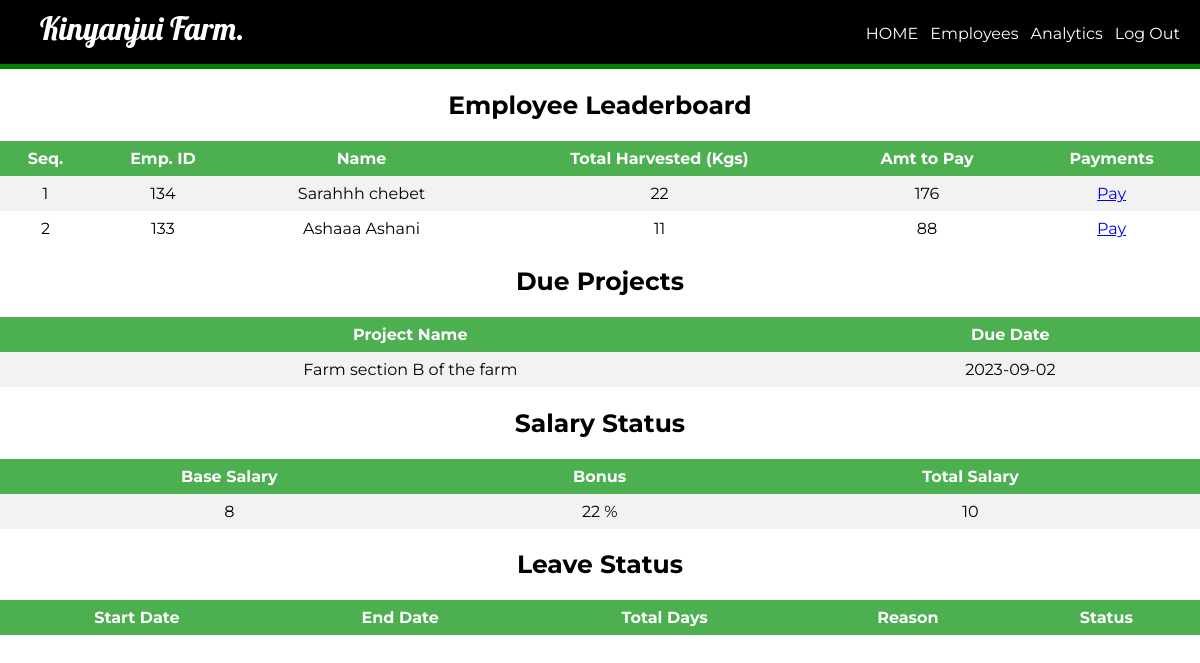
The app's page /eloginwel.php?id=134 with its own data.
### tables this page shows
CREATE TABLE `rank` (
  `eid` int(11) NOT NULL,
  `points` int(11) DEFAULT 0
);

CREATE TABLE `employee` (
  `id` int(11) NOT NULL,
  `firstName` varchar(100) NOT NULL,
  `lastName` varchar(100) NOT NULL,
  `email` varchar(100) NOT NULL,
  `password` text NOT NULL,
  `birthday` date NOT NULL,
  `gender` varchar(10) NOT NULL,
  `contact` varchar(20) NOT NULL,
  `address` varchar(100) DEFAULT NULL,
  `dept` varchar(100) NOT NULL,
  `pic` text NOT NULL
);

CREATE TABLE `project` (
  `pid` int(11) NOT NULL,
  `eid` int(11) DEFAULT NULL,
  `pname` varchar(100) DEFAULT NULL,
  `duedate` date DEFAULT NULL,
  `subdate` date DEFAULT '0000-00-00',
  `mark` int(11) NOT NULL,
  `status` varchar(50) DEFAULT NULL
);

CREATE TABLE `salary` (
  `id` int(11) NOT NULL,
  `base` int(11) NOT NULL,
  `bonus` int(11) DEFAULT NULL,
  `total` int(11) DEFAULT NULL
);

### eloginwel.php (the view, shortened to what this page needs)
<?php
	require_once ('process/dbh.php');
	$id = (isset($_GET['id']) ? $_GET['id'] : '');
	$sql = "SELECT id, firstName, lastName,  points FROM employee, rank WHERE rank.eid = employee.id order by rank.points desc";
	$sql1 = "SELECT `pname`, `duedate` FROM `project` WHERE eid = $id and status = 'Due'";
	$sql3 = "SELECT * FROM `salary` WHERE id = $id";
$result = mysqli_query($conn, $sql);
$result1 = mysqli_query($conn, $sql1);
$result3 = mysqli_query($conn, $sql3);
?>
<html>
<head>
	<link rel="stylesheet" type="text/css" href="styleemplogin.css">
</head>
<body>
	<header>
		<nav>
			<h1>Kinyanjui Farm.</h1>
			<ul id="navli">
			    <li><a class="homeblack" href="eloginwel.php?id=<?php echo $id?>"">HOME</a></li>
                <li><a class="homeblack" href="maddemp.php?id=<?php echo $id?>"">Employees</a></li>
				<li><a class="homeblack" href="../chartjs-template-acers/indexm.php?id=<?php echo $id?>"">Analytics</a></li>
				<li><a class="homeblack" href="elogin.html">Log Out</a></li>
			</ul>
		</nav>
	</header>
	<div class="divider"></div>
	<div id="divimg">
	<div>
		    	<h2 style="font-family: 'Montserrat', sans-serif; font-size: 25px; text-align: center;">Employee Leaderboard </h2>
    	<table>
			<tr bgcolor="#000">
				<th align = "center">Seq.</th>
				<th align = "center">Emp. ID</th>
				<th align = "center">Name</th>
				<th align = "center">Total Harvested (Kgs)</th>
				<th align = "center">Amt to Pay</th>
				<th align = "center">Payments</th>
			</tr>
			<?php
				$seq = 1;
				while ($employee = mysqli_fetch_assoc($result)) {
					echo "<tr>";
					echo "<td>".$seq."</td>";
					echo "<td>".$employee['id']."</td>";
					echo "<td>".$employee['firstName']." ".$employee['lastName']."</td>";
					echo "<td>".$employee['points']."</td>";
					$pointsMultiplied = $employee['points'] * 8;
					echo "<td>" . $pointsMultiplied . "</td>";
					echo "<td><a href=\"epayments.php?id=$employee[id]\">Pay</a></td>";
					$seq+=1;
				}
			?>
		</table>
    	<h2 style="font-family: 'Montserrat', sans-serif; font-size: 25px; text-align: center;">Due Projects</h2>
    	<table>
			<tr>
				<th align = "center">Project Name</th>
				<th align = "center">Due Date</th>
			</tr>
			<?php
				while ($employee1 = mysqli_fetch_assoc($result1)) {
					echo "<tr>";
					echo "<td>".$employee1['pname']."</td>";
					echo "<td>".$employee1['duedate']."</td>";
				}
			?>
		</table>
		<h2 style="font-family: 'Montserrat', sans-serif; font-size: 25px; text-align: center;">Salary Status</h2>
    	<table>
			<tr>
				<th align = "center">Base Salary</th>
				<th align = "center">Bonus</th>
				<th align = "center">Total Salary</th>
			</tr>
			<?php
				while ($employee = mysqli_fetch_assoc($result3)) {
					echo "<tr>";
					echo "<td>".$employee['base']."</td>";
					echo "<td>".$employee['bonus']." %</td>";
					echo "<td>".$employee['total']."</td>";
				}
			?>
		</table>
		<h2 style="font-family: 'Montserrat', sans-serif; font-size: 25px; text-align: center;">Leave Status</h2>
    	<table>
			<tr>
				<th align = "center">Start Date</th>
				<th align = "center">End Date</th>
				<th align = "center">Total Days</th>
				<th align = "center">Reason</th>
				<th align = "center">Status</th>
			</tr>
		</table>
<br>
<br>
<br>
<br>
<br>
	</div>
	</div>
</body>
</html>

### styleemplogin.css (style rules this page uses)
body { margin: 0px; }
header { background: black; color: white; padding: 8px 20px 6px 40px; height: 50px; }
header h1 { display: inline; font-family: "Lobster", cursive; font-weight: 400; font-size: 32px; float: left; margin-top: 0px; margin-right: 10px; }
nav ul { display: inline; padding: 0px; float: right; }
nav ul li { display: inline-block; list-style-type: none; color: white; float: left; margin-left: 12px; }
nav ul li a { color: white; text-decoration: none; }
#navli { font-family: "Montserrat", sans-serif; }
.divider { background-color: green; height: 5px; }
table { margin: 0px; border-collapse: collapse; width: 100%; font-family: "Montserrat", sans-serif; }
th, td { text-align: center; padding: 8px; }
tr:nth-child(even) { background-color: #f2f2f2; }
th { background-color: #4caf50; color: white; }

### records on screen
rank: eid "134", eid.firstName "Sarahhh", eid.lastName "chebet", points "22", points "176"
rank: eid "133", eid.firstName "Ashaaa", eid.lastName "Ashani", points "11", points "88"
project: pname "Farm section B of the farm", duedate "2023-09-02"
salary: base "8", bonus "22", total "10"
